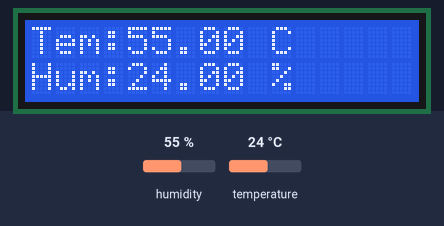
Bench run of a sketch on a simulated Arduino Uno, built with avr-gcc and run on an emulated ATmega328P. Parts: 16×2 character LCD. The test bench sets the inputs (shaded band); at power-on: humidity 55 %, temperature 24 °C. What the sketch prints to the serial monitor is not drawn.

Above: at 1.2 s.
1.3 s: humidity set to 22 %
At 2.4 s:
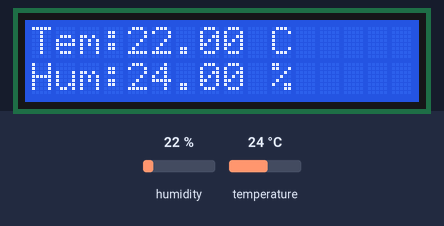
2.8 s: temperature set to 12 °C
At 4.0 s:
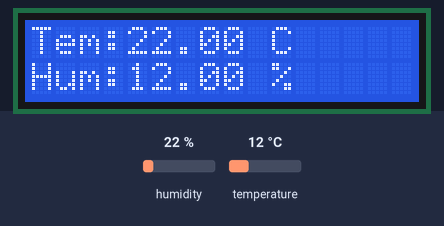
4.3 s: humidity set to 40 %
At 4.7 s:
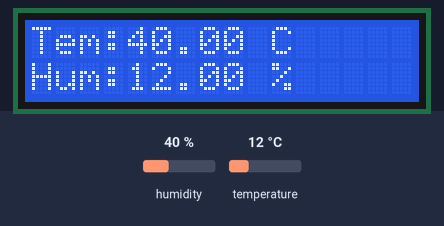
5.8 s: temperature set to 19 °C
At 7.0 s:
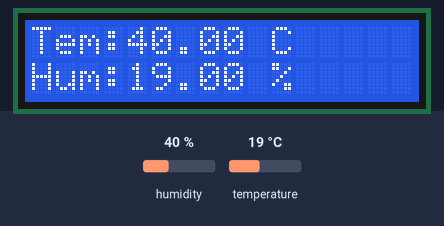
Timing chart, 0 to 8.3 s (numbered marks = the images above; inputs shaded):
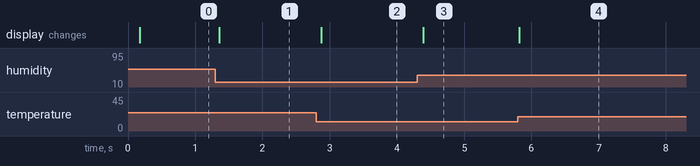

Measured:
- after the input at 1.3 s, the display: changes after 0.06 s (image 1)
- after the input at 2.8 s, the display: changes after 0.07 s (image 2)
- after the input at 4.3 s, the display: changes after 0.09 s (image 3)
- after the input at 5.8 s, the display: changes at once (image 4)

The sketch:

L_11_Temperature_Humidity_detecting_system.ino
```cpp
/*******************DHT20*******************/
#include "DHT20.h"
DHT20 DHT(&Wire);

uint8_t count_DHT20 = 0;
/*******************LCD函数*******************/
#include "Adafruit_LiquidCrystal.h"
Adafruit_LiquidCrystal lcd(1);

String NULL_TXT = "                ";
void LCD_print(String txt1, String txt2)
{
  lcd.setCursor(0, 0);
  lcd.print("                ");
  lcd.setCursor(0, 1);
  lcd.print("                ");

  lcd.setCursor(0, 0);
  lcd.print(txt1);
  lcd.setCursor(0, 1);
  lcd.print(txt2);

}
void setup() {
  // put your setup code here, to run once:
  Serial.begin(115200);   // 初始化串口
  while (!lcd.begin(16, 2)) {
    Serial.println("Could not init backpack. Check wiring.");
    delay(50);
  }
  Serial.println("Backpack init'd.");
  Wire.begin();
  DHT.begin();
}

void loop() {
  // put your main code here, to run repeatedly:
  LCD_print("Tem:", "Hum:");
  while (1)
  {
    if (millis() - DHT.lastRead() >= 1000) {
      //  READ DATA
      uint32_t start = micros();
      int status = DHT.read();
      uint32_t stop = micros();

      if ((count_DHT20 % 10) == 0) {
        count_DHT20 = 0;
        Serial.println();
        Serial.println("Type\tHumidity (%)\tTemp (°C)");
        //\tTime (µs)\tStatus
      }
      count_DHT20++;

      Serial.print("DHT20 \t");
      //  DISPLAY DATA, sensor has only one decimal.
      Serial.print(DHT.getHumidity(), 1);
      Serial.print("\t");
      Serial.print(DHT.getTemperature(), 1);

      Serial.print("\n");

      String TemValue = "Tem:" + String(DHT.getTemperature()) + " C";
      String HumValue = "Hum:" + String(DHT.getHumidity()) + " %";

      lcd.setCursor(4, 0);
      lcd.print(String(DHT.getHumidity())+ " C");
      lcd.setCursor(4, 1);
      lcd.print(String(DHT.getTemperature())+ " %");
    }

    delay(10);

  }
}
```
